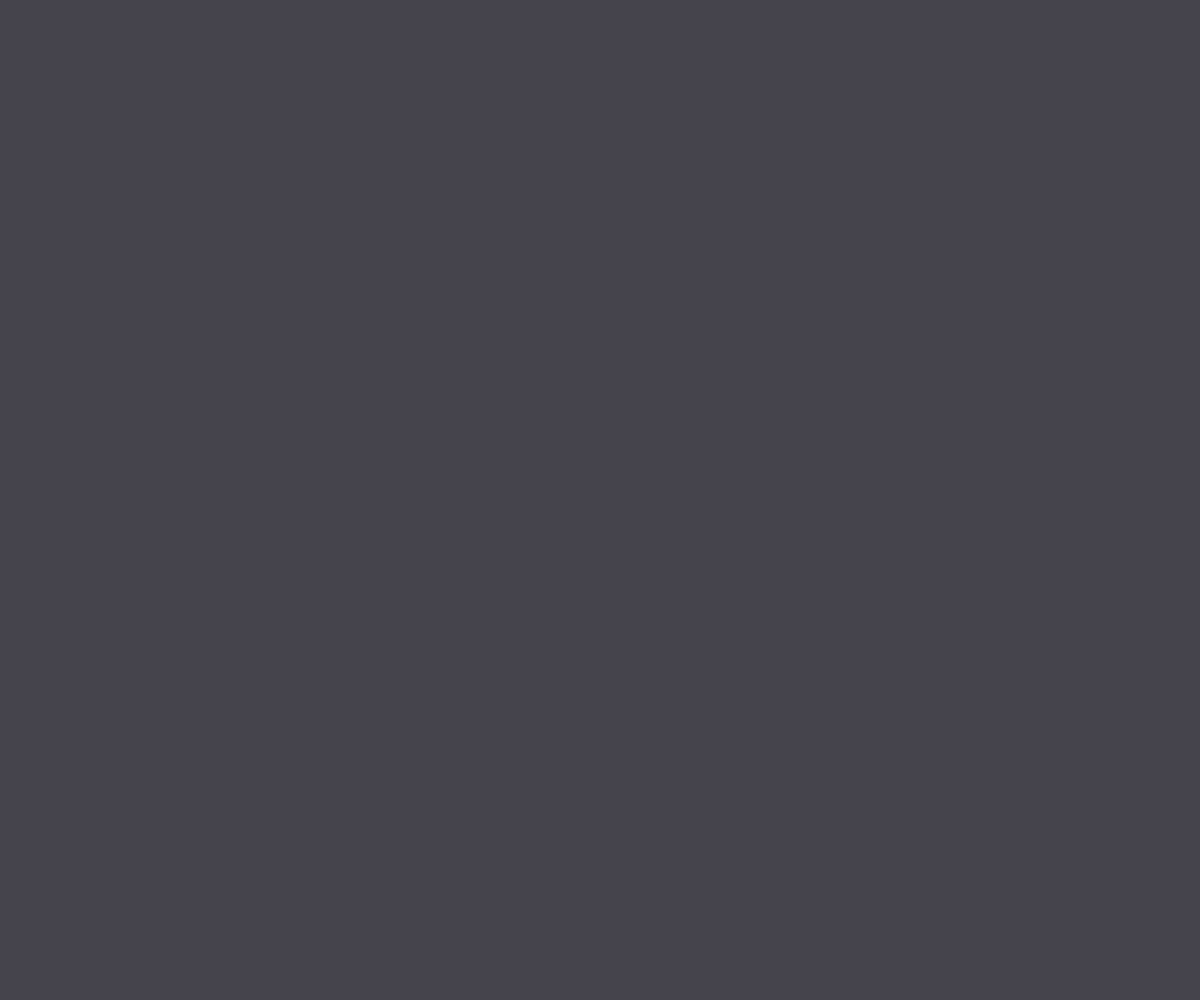
Frame 1 (no input)
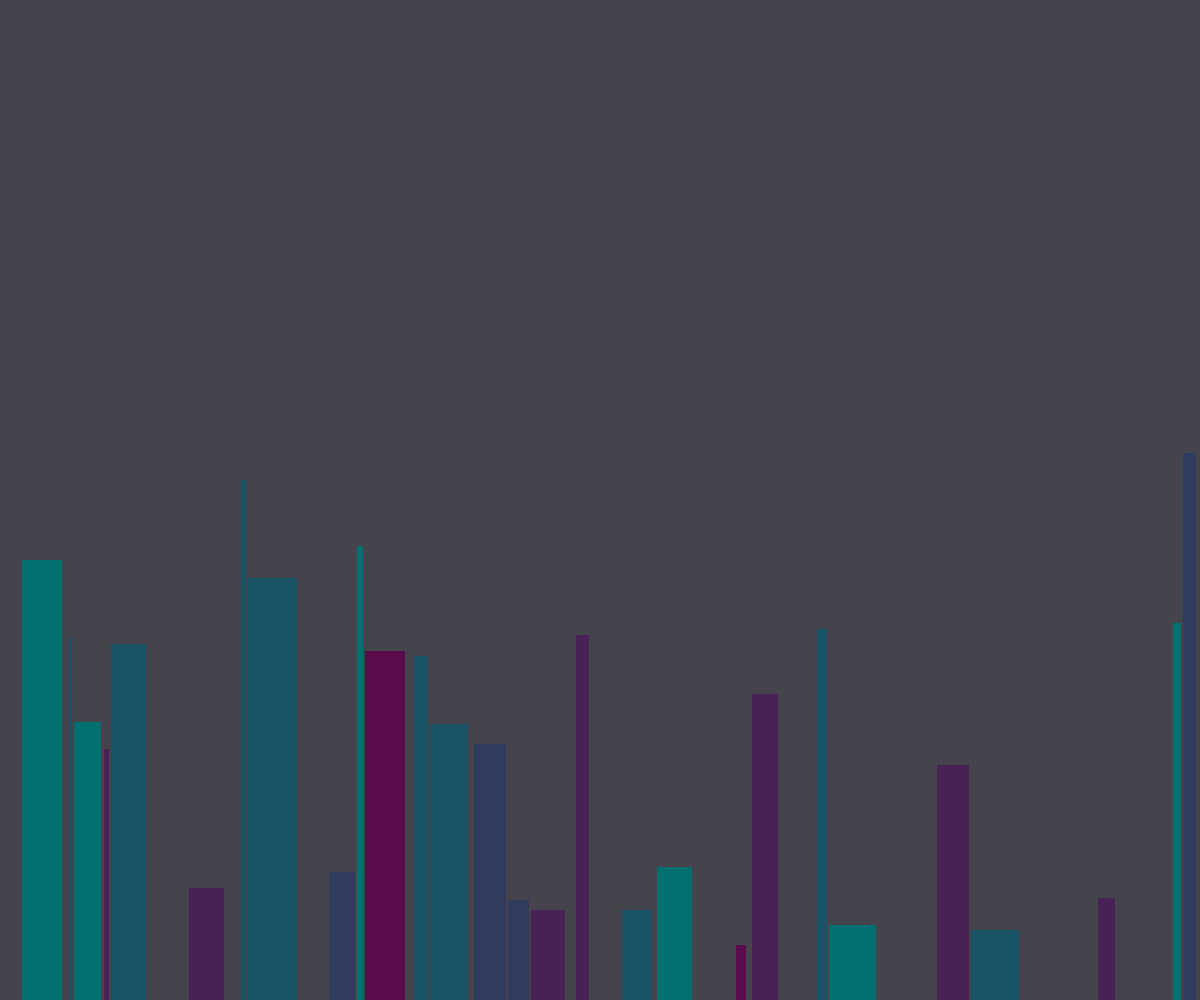
Frame 60 (no input)
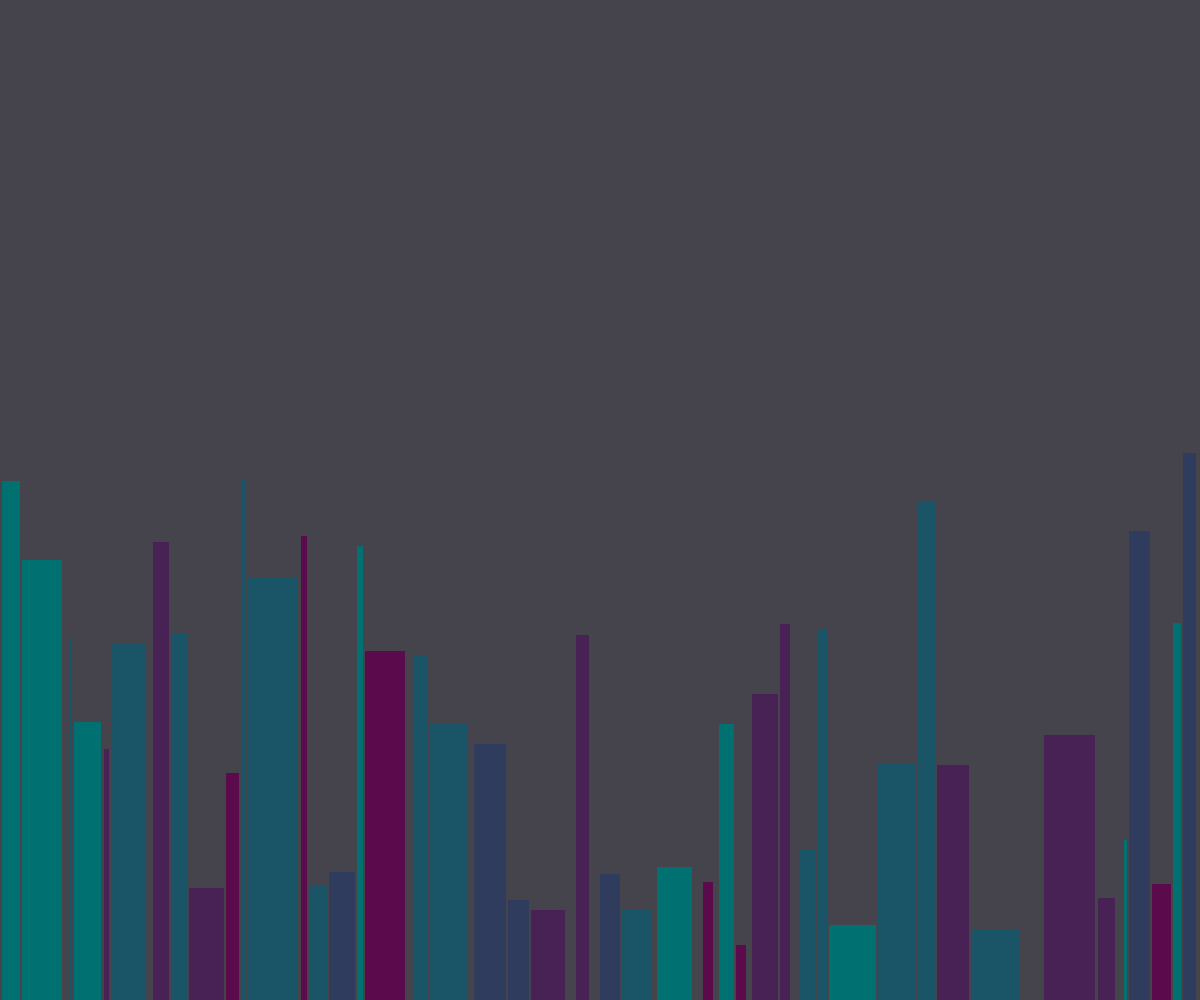
Frame 120 (the mouse pressed at the canvas centre since frame 60)

The p5.js sketch that drew these frames (run headless with seeded random() and noise() and a simulated clock; from frame 60 on, the mouse is pressed at the canvas centre):

// p5.js sketch
// ── sketch.js

let color = ["#5B0B4C", "#482255", "#2F3C5E", "#1A5567", "#007170"]
let cycleLimit = 100
let squares = []
let rect_info = {}
let window_width = ""
let window_width_arr = []
let width_params = 100
let program_running = false

function setup () {

	window_width = windowWidth

	for (let i = 0; i <= windowWidth; i++) {
		window_width_arr.push(i)
	}

	createCanvas( windowWidth, windowHeight)

	background(69, 67, 75)
}

function draw () {


	//Things in slowMow
	if(frameCount % 2 === 0){

		if (window_width_arr.length >= 10 && !program_running) {
			// cycleLimit--
			start_makeing_squares()
		}
	}
	//----------------

}

function display_square (x, i, width) {

	let height = Math.floor( random(40, 550) ),
			y = windowHeight - height

	if(width < 3) {
		program_running = false
		return
	}

	window_width_arr.splice(i, width)
	console.log(random(0, color.length).toFixed(0));
	fill(`${color[random(0, color.length - 1).toFixed(0)]}`)
	noStroke()
	rect(x, y, width, height)

	program_running = false
}

function start_makeing_squares () {

	program_running = true

	let max_width = Math.floor( random(10, 65) ),
			x_index = Math.floor( random(0, window_width_arr.length) ),
			x = window_width_arr[x_index]


	//look right from the bottom left corner
	for (let i = 0; i <= max_width; i++) {

		// if the position in the arr is not the same as its actual position
		// or if the postion is out side the screen then move the postion to the right
		if(window_width_arr[x_index - 2] !== x - 2 || x - 1 < 0) {
			x += 1
			x_index += 1
		}

		// if the position in the arr is not the same as its actual position
		// or if the postion is out side the screen then make it smaller by two point pixels
		if(window_width_arr[x_index + i] !== x + i || x + i > windowWidth) {
			max_width = i - 2
			display_square(x, x_index, max_width)
		}

		//done looking left
		if(i === max_width) {

			display_square(x, x_index, max_width)
		}
	}

}

function mouseClicked () {
noLoop()
}
